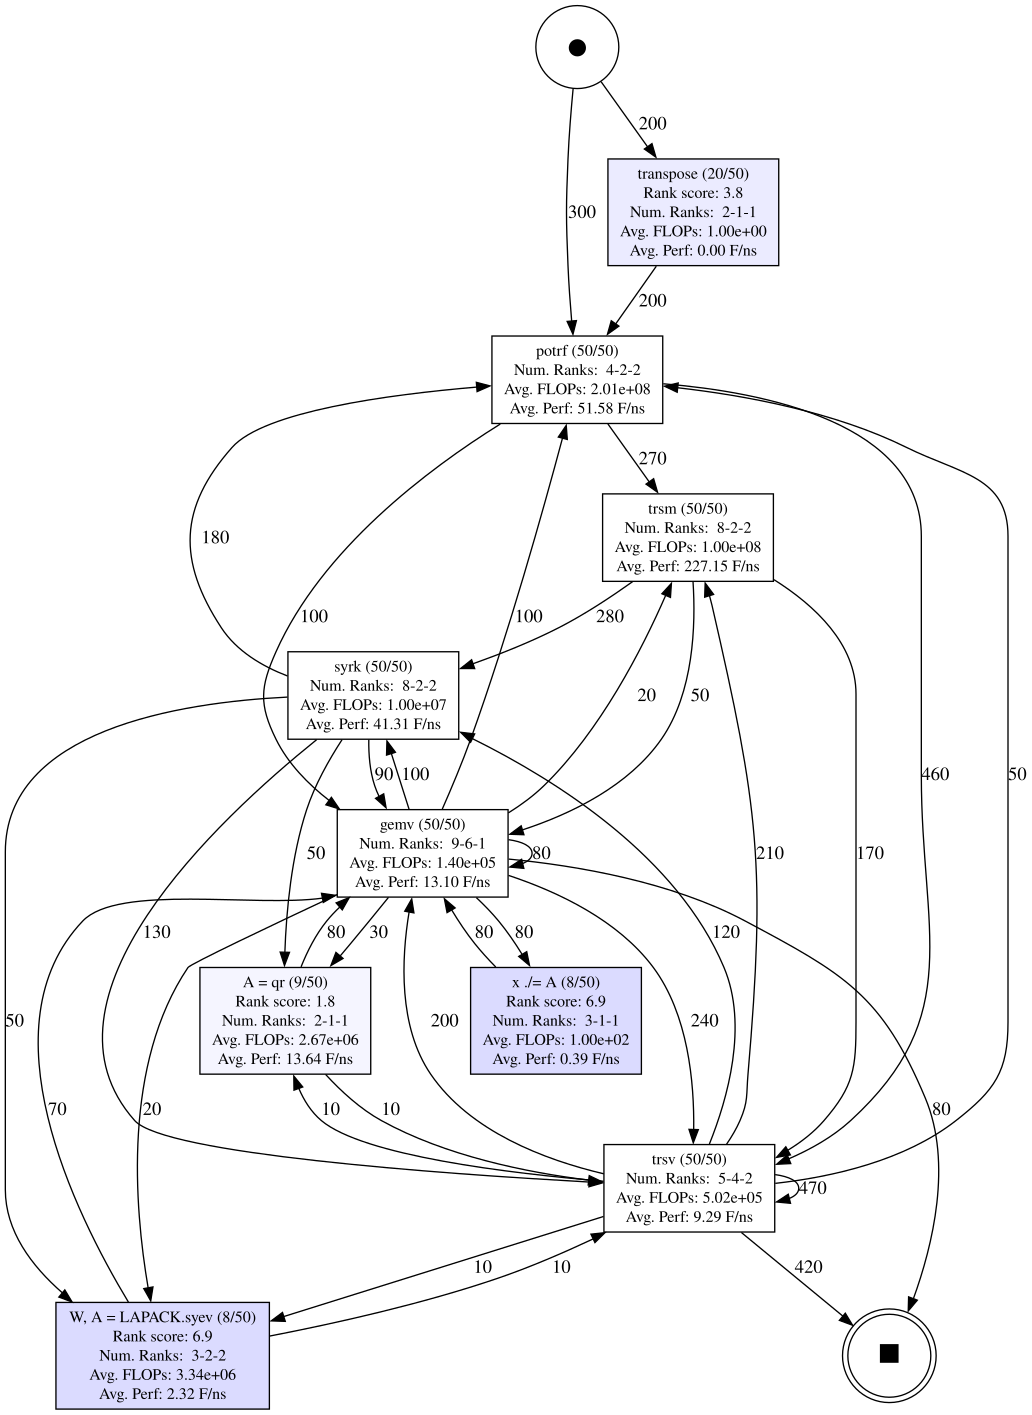

Write Python code to recreate this figure.
from process_inspector.model_data_utils import load_model_data
from process_inspector.dfg.dfg import DFG
import pandas as pd
from linnea_inspector.dfg.ranks_perspective import LinneaDFGRanksPerspective


def dfg_stats(data_dir):
    dfg = DFG()
    dfg, activity_events, meta_data = load_model_data(data_dir,dfg)
    
    perspective = LinneaDFGRanksPerspective(dfg, activity_events, meta_data.get_case_data())
    perspective.create_style()
    graph = perspective.prepare_digraph(rankdir='TD')
    print(graph)
    graph.render('dfg_stats', format='svg', cleanup=True)
    
     

if __name__ == "__main__":
    data_dir = '../50algorithms_1000_100/Julia/experimentsKEB/traces/synthesis/model_data'
    dfg_stats(data_dir)
    
